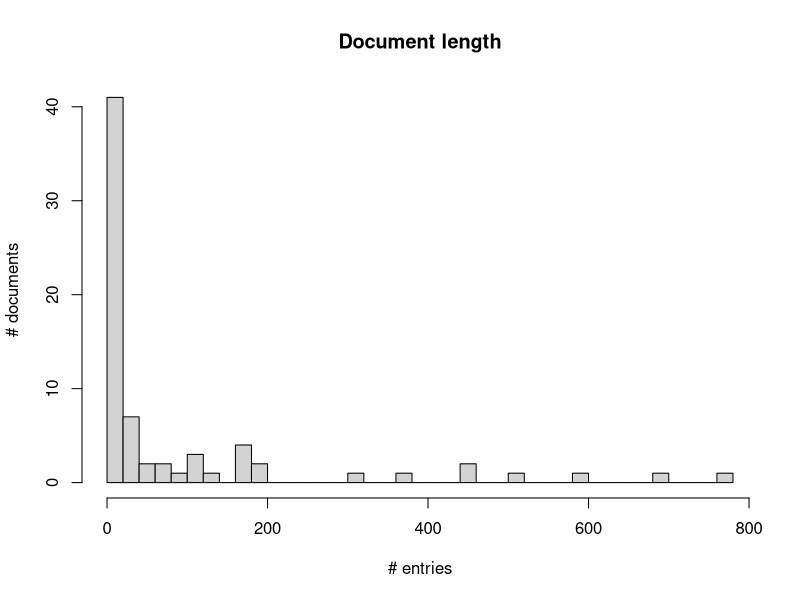
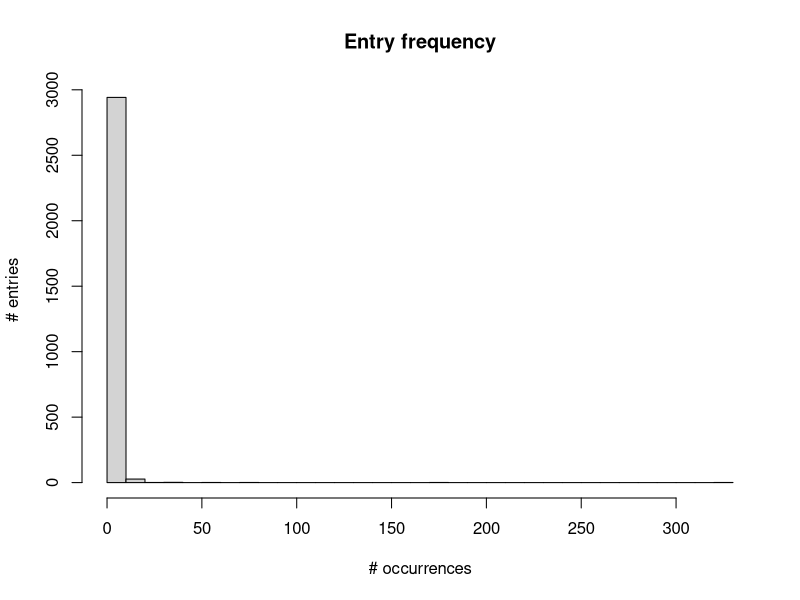
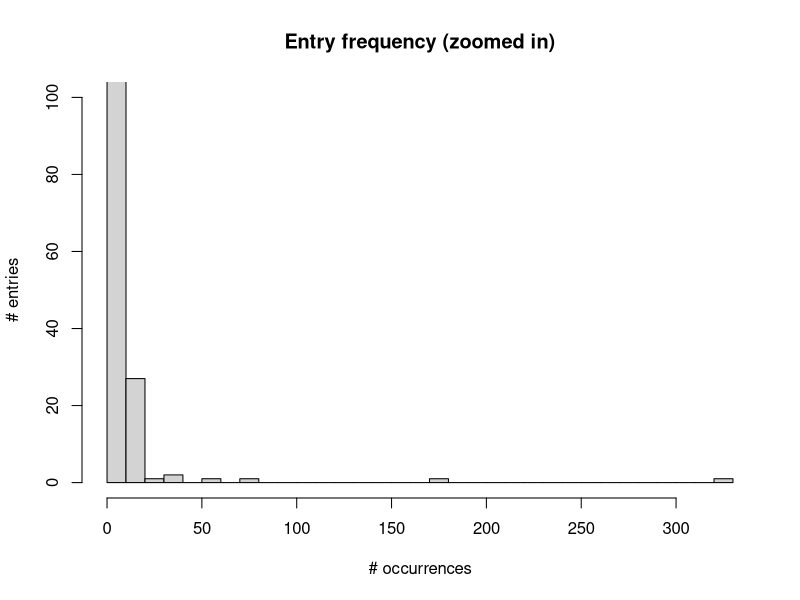
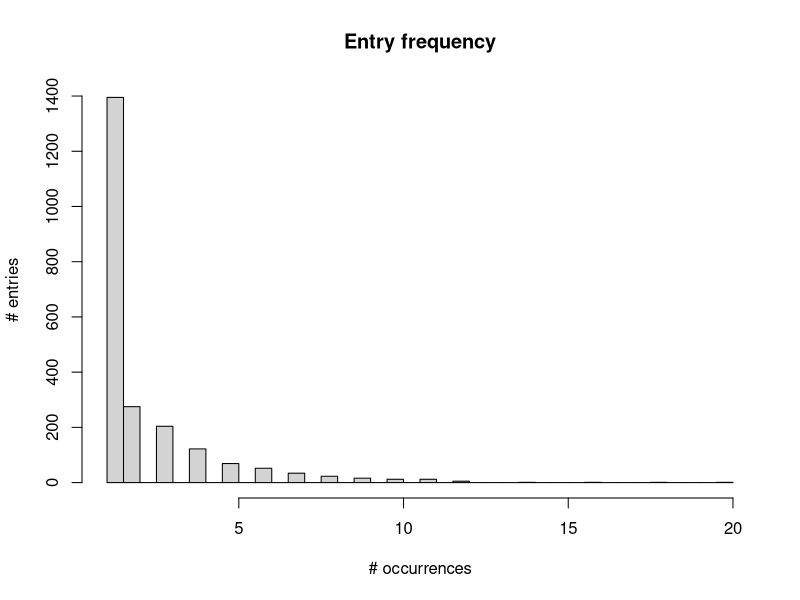
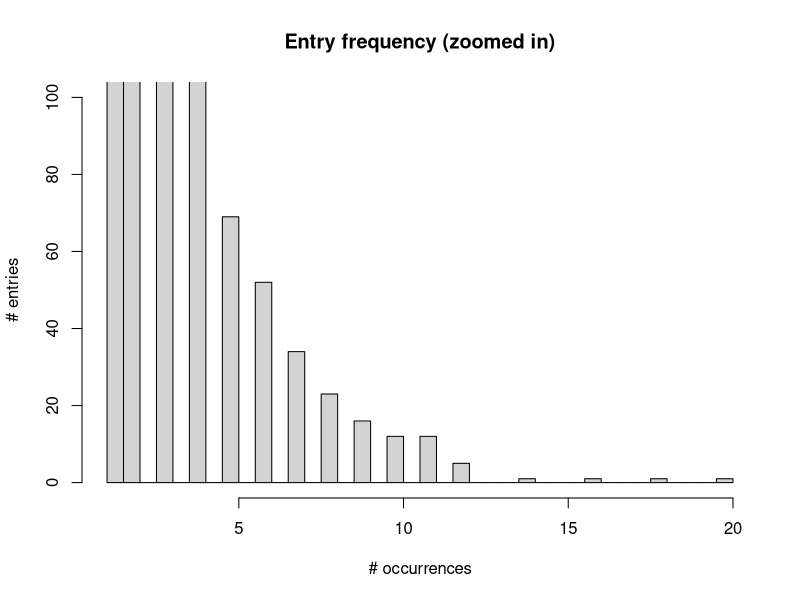
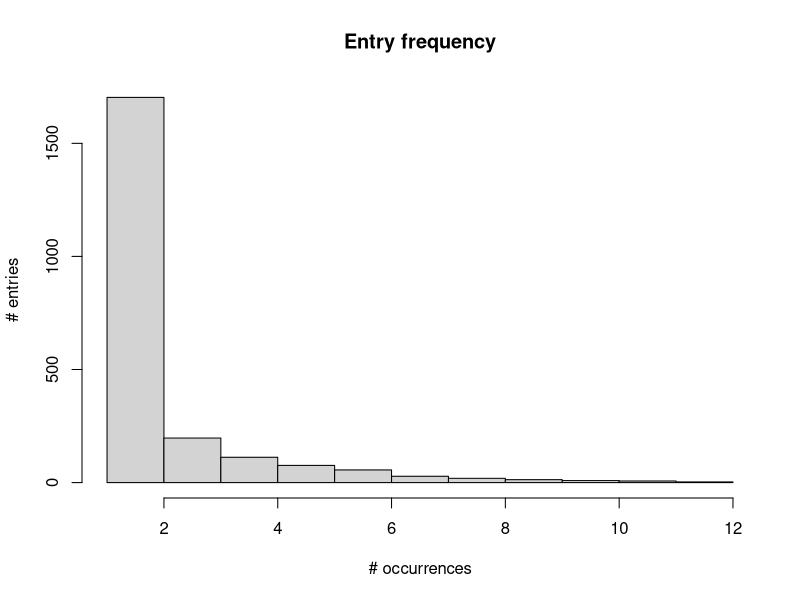

Write R code to recreate these figures, in order.
## ---- chunk 1
knitr::opts_chunk$set(echo = FALSE)
knitr::opts_knit$set(root.dir = "~/Box Sync/digital-humanities-phylogenetics/")
## ---- chunk 2

#### Setup
## If you haven't already, install and load the required packages. 

# install.packages(c("ggplot2", "ggdendro", "reshape", "scales", "RColorBrewer", "gtools", "reshape2"))

#source("http://bioconductor.org/biocLite.R")
#biocLite("BiocInstaller")
#biocLite("phangorn")

library(ggplot2)
library(ggdendro)
library(reshape)
library(reshape2)
library(scales)
library(RColorBrewer)
library(gtools)
library(phangorn)
library(phytools)
## ---- chunk 3
dtm_df = read.csv("data/pass/Q39_par_dtm.csv", 
                  stringsAsFactors = F, row.names = 1) 
## ---- chunk 4
head(dtm_df[,1:3])
## ---- chunk 5
cols_to_sum = ncol(dtm_df)
rows_to_sum = nrow(dtm_df)

dim(dtm_df) 
## ---- chunk 6
dtm_df$num_entries = rowSums(dtm_df[1:cols_to_sum])
dtm_df["num_occurrences",] = colSums(dtm_df[1:rows_to_sum,])
dtm_df["num_occurrences","num_entries"] = NA 
## ---- chunk 7
hist(dtm_df$num_entries, breaks = 30, main = "Document length", 
     ylab = "# documents", xlab = "# entries")
## ---- chunk 8
dtm_df = dtm_df[order(dtm_df$num_entries, decreasing = TRUE),]
head(dtm_df["num_entries"])

num_occurrences = unlist(dtm_df["num_occurrences",])
hist(num_occurrences, breaks = 30, main = "Entry frequency", 
     ylab = "# entries", xlab = "# occurrences")
hist(num_occurrences, breaks = 30, ylim = c(0, 100), 
     main = "Entry frequency (zoomed in)", 
     ylab = "# entries", xlab = "# occurrences")
## ---- chunk 9
rare = round(length(which(dtm_df["num_occurrences",] <=2))/cols_to_sum*100,2)
common_entries = colnames(dtm_df[which(dtm_df["num_occurrences",] >=10)])
most_common = max(dtm_df["num_occurrences",], na.rm = TRUE)
most_common_entry = colnames(dtm_df[which(dtm_df["num_occurrences",] == most_common)])
## ---- chunk 10
common_entries
## ---- chunk 11
entries_with_na = grep("na.na", colnames(dtm_df))

if(length(entries_with_na) > 0) {
  dtm_df = dtm_df[,-entries_with_na]
  dtm_df$unknown = NULL
}
## ---- chunk 12
# Remove summary column and row
dtm_df$num_entries = NULL
dtm_df = dtm_df[-which(rownames(dtm_df) == "num_occurrences"),]

#recreate summary column and row
cols_to_sum = ncol(dtm_df)
rows_to_sum = nrow(dtm_df)

dtm_df$num_entries = rowSums(dtm_df[1:cols_to_sum])
dtm_df["num_occurrences",] = colSums(dtm_df[1:rows_to_sum,])
dtm_df["num_occurrences","num_entries"] = NA 
## ---- chunk 13
num_occurrences = unlist(dtm_df["num_occurrences",])
hist(num_occurrences, breaks = 30, main = "Entry frequency", 
     ylab = "# entries", xlab = "# occurrences")
hist(num_occurrences, breaks = 30, ylim = c(0, 100), 
     main = "Entry frequency (zoomed in)", 
     ylab = "# entries", xlab = "# occurrences")

rare = round(length(which(dtm_df["num_occurrences",] <=2))/cols_to_sum*100,2)
common_entries = colnames(dtm_df[which(dtm_df["num_occurrences",] >=10)])
most_common = max(dtm_df["num_occurrences",], na.rm = TRUE)
most_common_entry = colnames(dtm_df[which(dtm_df["num_occurrences",] == most_common)])
## ---- chunk 14
common_entries
## ---- chunk 15
# Convert to binary presence/absence information
dtm_df = as.matrix((dtm_df > 0) + 0)

dtm_df = dtm_df[,order(colSums(dtm_df), decreasing = TRUE)]
dtm_df = as.data.frame(dtm_df)
## ---- chunk 16
dtm_df$num_entries = rowSums(dtm_df[1:cols_to_sum])
dtm_df["num_occurrences",] = colSums(dtm_df[1:rows_to_sum,])
dtm_df["num_occurrences","num_entries"] = NA 

num_occurrences = unlist(dtm_df["num_occurrences",])
most_frequent = max(num_occurrences, na.rm = TRUE)
most_frequent_entry = colnames(dtm_df[which(dtm_df["num_occurrences",] == most_frequent)])
## ---- chunk 17
# table(num_occurrences, useNA = "ifany")

num_occurrences = unlist(dtm_df["num_occurrences",])
hist(num_occurrences, breaks = max(num_occurrences, na.rm = TRUE), main = "Entry frequency", 
     ylab = "# entries", xlab = "# occurrences")
## ---- chunk 18
colnames(dtm_df)[which(dtm_df["num_occurrences",] >=10)]
## ---- chunk 19
# Keep all entries which appear in one of the outlier texts.
outlier_docs = c("Q000001", "P250736", "num_occurrences")
outlier_doc_data = dtm_df[outlier_docs,]
keep1 = which(outlier_doc_data["num_occurrences",] == 1)

# Also keep entries which appear in more than one document in the corpus.
keep2 = which(dtm_df["num_occurrences",] > 1)

all_keep = unique(c(keep1, keep2))

dtm_df = dtm_df[,all_keep]

dim(dtm_df)
## ---- chunk 20
# add back in num_entries column
dtm_df$num_entries = rowSums(dtm_df[1:cols_to_sum])

dtm_df = dtm_df[which(dtm_df$num_entries >= 10),]

#add document names as row names
#dtm_df$document = rownames(dtm_df)

# remove num_occurances row
dtm_df = dtm_df[-which(rownames(dtm_df) == "num_occurrences"),]

# remove num_entries column
dtm_df$num_entries = NULL

dim(dtm_df)
